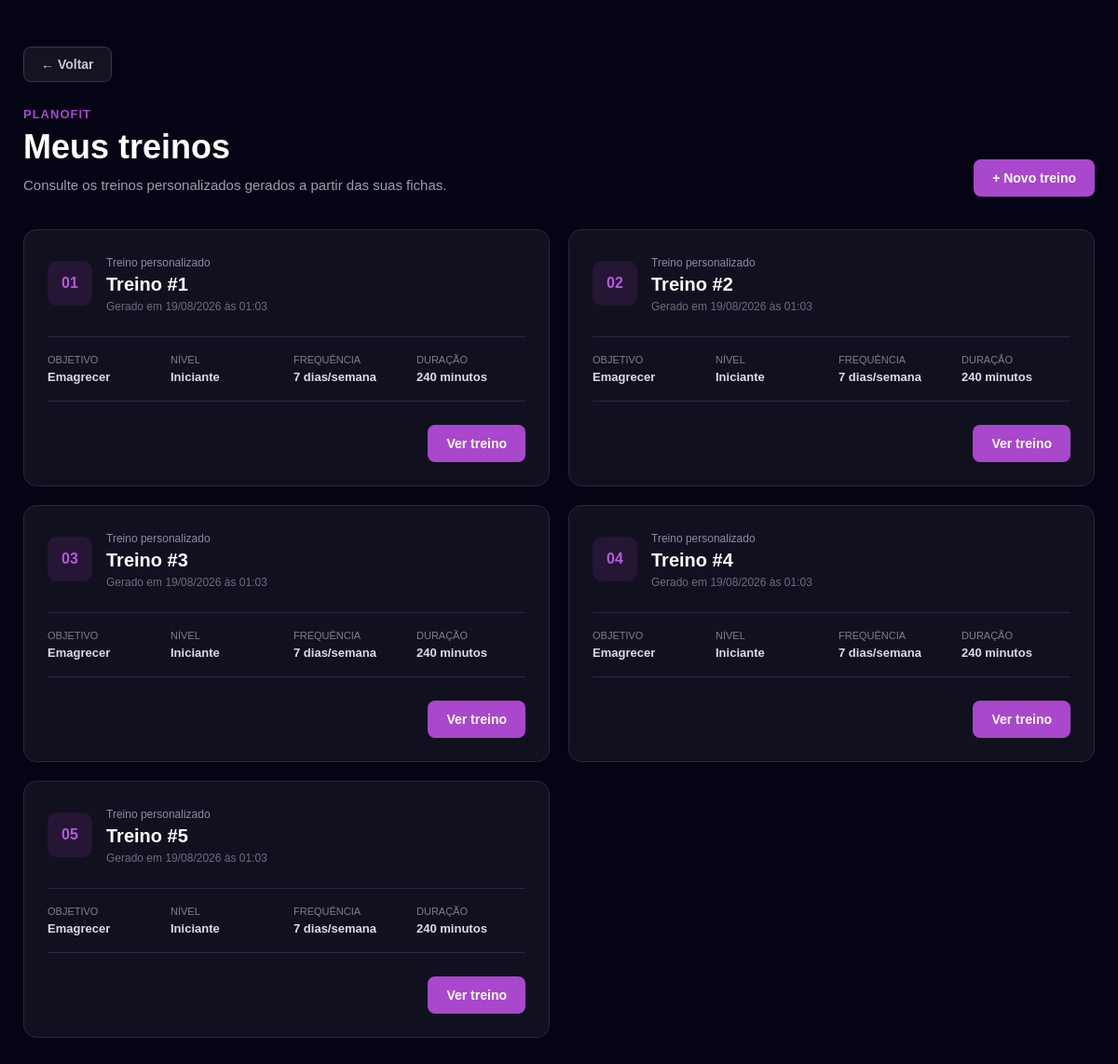
The app's page /treino/meus-treinos/ (signed in), older data.
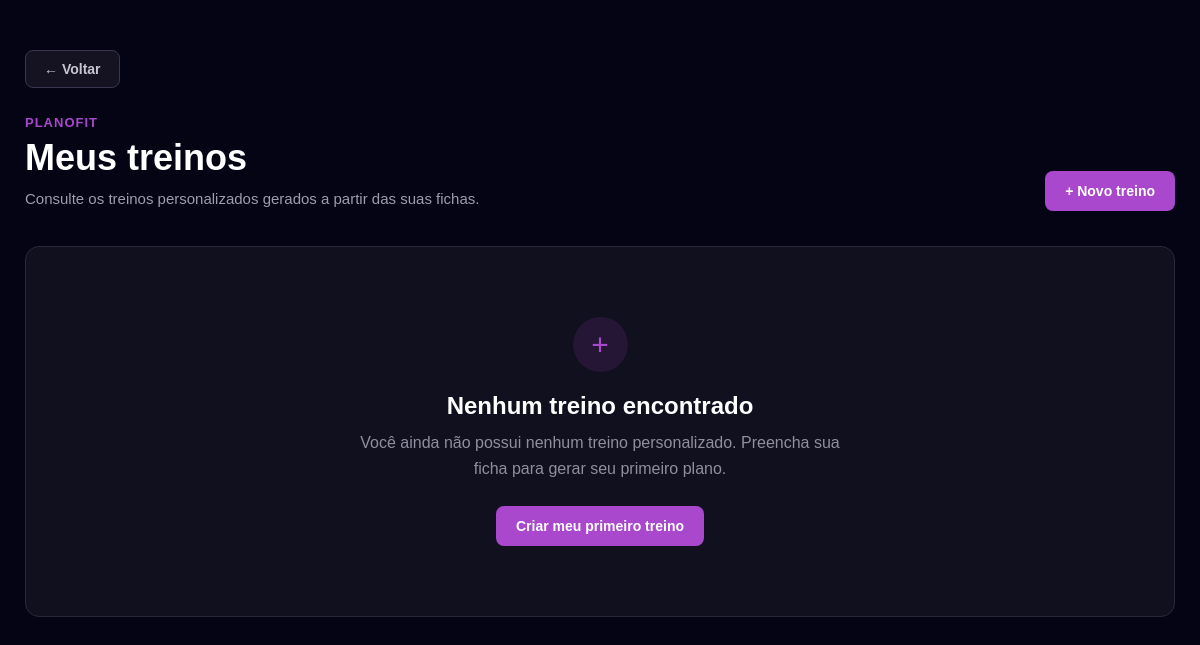
The same page, newer data.
### treino/models.py (models this page shows, shortened)
class TreinoPersonalizado(models.Model):
    perfil = models.ForeignKey(
        PerfilTreino,
        on_delete=models.CASCADE,
        related_name='treinos_gerados'
    )
    conteudo_texto = models.TextField(help_text='Resposta bruta da IA, em texto')
    conteudo_json = models.JSONField(null=True, blank=True, help_text='Resposta estruturada (dias/exercícios), se disponível')
    criado_em = models.DateTimeField(auto_now_add=True)
    class Meta:
        ordering = ['-criado_em']

class PerfilTreino(models.Model):
    GENERO_CHOICES = [
        ('M', 'Masculino'),
        ('F', 'Feminino'),
        ('O', 'Outro'),
    ]
    NIVEL_EXPERIENCIA_CHOICES = [
        ('iniciante', 'Iniciante'),
        ('intermediario', 'Intermediário'),
        ('avancado', 'Avançado'),
    ]
    OBJETIVO_CHOICES = [
        ('emagrecer', 'Emagrecer'),
        ('ganhar_massa', 'Ganhar massa muscular'),
        ('manter', 'Manter o condicionamento'),
        ('definicao', 'Definição muscular'),
    ]
    usuario = models.ForeignKey(
        settings.AUTH_USER_MODEL,
        on_delete=models.CASCADE,
        related_name='perfis_treino'
    )
    peso = models.DecimalField(max_digits=5, decimal_places=2, help_text='Peso em kg')
    altura = models.DecimalField(max_digits=4, decimal_places=2, help_text='Altura em metros. Ex: 1.75')
    idade = models.PositiveSmallIntegerField()
    genero = models.CharField(max_length=1, choices=GENERO_CHOICES)
    percentual_gordura = models.DecimalField(
        max_digits=4, decimal_places=1, null=True, blank=True,
        help_text='Percentual de gordura corporal, se souber'
    )
    nivel_experiencia = models.CharField(max_length=20, choices=NIVEL_EXPERIENCIA_CHOICES)
    objetivo = models.CharField(max_length=20, choices=OBJETIVO_CHOICES)
    problemas_saude = models.TextField(blank=True, help_text='Problemas de saúde relevantes')
    frequencia_semanal = models.PositiveSmallIntegerField(
        validators=[MinValueValidator(1), MaxValueValidator(7)],
        help_text='Quantos dias por semana pretende treinar'
    )
    tempo_por_sessao = models.PositiveSmallIntegerField(help_text='Tempo disponível por treino, em minutos')
    lesoes_dores = models.TextField(blank=True, help_text='Lesões ou dores atuais')
    criado_em = models.DateTimeField(auto_now_add=True)
    atualizado_em = models.DateTimeField(auto_now=True)
    class Meta:
        ordering = ['-criado_em']

### treino/views.py (the view)
# urls.py: path('meus-treinos/', views.meus_treinos, name='meus_treinos'),
@login_required
def meus_treinos(request):
    treinos = TreinoPersonalizado.objects.filter(
        perfil__usuario=request.user
    ).select_related('perfil')
    return render(
        request,
        'treino/meus_treinos.html',
        {
            'treinos': treinos
        }
    )

### templates/treino/meus_treinos.html (shortened to what this page needs)
{% extends 'base.html' %}
{% load static %}
{% block css %}
    <link rel="stylesheet" href="{% static 'css/treino.css' %}">
{% endblock %}
{% block content %}
<main class="pagina-treinos">
    <div class="treinos-container">
        <div class="area-voltar">
    <a
        href="{% url 'monitoramento:dashboard' %}"
        class="btn-voltar"
    >
        ← Voltar
    </a>
</div>
        <header class="pagina-header">
            <div>
                <span class="pagina-tag">
                    PlanoFit
                </span>
                <h1>Meus treinos</h1>
                <p>
                    Consulte os treinos personalizados gerados
                    a partir das suas fichas.
                </p>
            </div>
            <a
                href="{% url 'treino:criar_perfil' %}"
                class="btn-principal"
            >
                + Novo treino
            </a>
        </header>
        {% if treinos %}
            <div class="treinos-grid">
                {% for treino in treinos %}
                    <article class="treino-card">
                        <div class="treino-card-topo">
                            <div class="treino-icone">
                                {{ forloop.counter|stringformat:"02d" }}
                            </div>
                            <div class="treino-info">
                                <span class="treino-label">
                                    Treino personalizado
                                </span>
                                <h2>
                                    Treino #{{ forloop.counter }}
                                </h2>
                                <span class="treino-data">
                                    Gerado em
                                    {{ treino.criado_em|date:"d/m/Y" }}
                                    às
                                    {{ treino.criado_em|date:"H:i" }}
                                </span>
                            </div>
                        </div>
                        <div class="treino-detalhes">
                            <div class="detalhe">
                                <span>Objetivo</span>
                                <strong>
                                    {{ treino.perfil.get_objetivo_display }}
                                </strong>
                            </div>
                            <div class="detalhe">
                                <span>Nível</span>
                                <strong>
                                    {{ treino.perfil.get_nivel_experiencia_display }}
                                </strong>
                            </div>
                            <div class="detalhe">
                                <span>Frequência</span>
                                <strong>
                                    {{ treino.perfil.frequencia_semanal }}
                                    dias/semana
                                </strong>
                            </div>
                            <div class="detalhe">
                                <span>Duração</span>
                                <strong>
                                    {{ treino.perfil.tempo_por_sessao }}
                                    minutos
                                </strong>
                            </div>
                        </div>
                        <div class="treino-card-acoes">
                            <a
                                href="{% url 'treino:ver_treino' treino.id %}"
                                class="btn-ver-treino"
                            >
                                Ver treino
                            </a>
                        </div>
                    </article>
                {% endfor %}
            </div>
        {% else %}
            <section class="estado-vazio">
                <div class="estado-vazio-icone">
                    +
                </div>
                <h2>Nenhum treino encontrado</h2>
                <p>
                    Você ainda não possui nenhum treino personalizado.
                    Preencha sua ficha para gerar seu primeiro plano.
                </p>
                <a
                    href="{% url 'treino:criar_perfil' %}"
                    class="btn-principal"
                >
                    Criar meu primeiro treino
                </a>
            </section>
        {% endif %}
    </div>
</main>
{% endblock %}

### templates/base.html (shortened to what this page needs)
{% load static %}
<!DOCTYPE html>
<html lang="en">
<head>
{% load static %}
<head>
    <link rel="stylesheet" href="{% static 'css/static.css' %}">
    {% block css %}{% endblock %}
</head>
</head>
<body>
    {% block main %}
        {% block content %}
        {% endblock %}
    {% endblock %}
</body>
</html>

### templates/static/css/static.css (style rules this page uses)
* { box-sizing: border-box; }
html, body { margin: 0; min-height: 100vh; }
body { min-height: 100vh; display: flex; flex-direction: column; font-family: Arial, Helvetica, sans-serif; background-color: #f5f5f5; color: #222; }

### templates/static/css/treino.css (style rules this page uses)
.pagina-treinos { min-height: 100vh; padding: 50px 20px 80px; background-color: #050415; }
.treinos-container { width: 100%; max-width: 1150px; margin: 0 auto; }
.pagina-header { margin-bottom: 35px; display: flex; justify-content: space-between; align-items: flex-end; gap: 30px; }
.pagina-header h1 { margin: 5px 0 8px; color: #ffffff; font-size: 36px; line-height: 1.2; }
.pagina-header p { margin: 0; max-width: 600px; color: #9f9cab; font-size: 15px; line-height: 1.6; }
.pagina-tag { color: #a947cd; font-size: 13px; font-weight: 700; text-transform: uppercase; letter-spacing: 1px; }
.btn-principal, .btn-secundario, .btn-ver-treino { display: inline-flex; justify-content: center; align-items: center; padding: 12px 20px; border-radius: 8px; text-decoration: none; font-size: 14px; font-weight: 600; transition: 0.2s ease; }
.btn-principal, .btn-ver-treino { background-color: #a947cd; color: #ffffff; }
.estado-vazio { padding: 70px 30px; text-align: center; background-color: #11101f; border: 1px solid #29273b; border-radius: 14px; }
.estado-vazio-icone { width: 55px; height: 55px; margin: 0 auto 20px; display: flex; justify-content: center; align-items: center; border-radius: 50%; background-color: rgba(169, 71, 205, 0.12); color: #a947cd; font-size: 30px; }
.estado-vazio h2 { margin: 0 0 10px; color: #ffffff; }
.estado-vazio p { max-width: 500px; margin: 0 auto 25px; color: #918e9d; line-height: 1.6; }
.area-voltar { margin-bottom: 25px; }
.btn-voltar { display: inline-flex; align-items: center; justify-content: center; padding: 10px 18px; background-color: #151321; border: 1px solid #39364d; border-radius: 8px; color: #c8c5d0; font-size: 14px; font-weight: 600; text-decoration: none; transition: 0.2s ease; }

Row changes from the older to the newer data that the page shows:
removed TreinoPersonalizado: criado_em "19/08/2026", criado_em "01:03", perfil.objetivo "Emagrecer", perfil.nivel_experiencia "Iniciante", perfil.frequencia_semanal "7", perfil.tempo_por_sessao "240"
removed TreinoPersonalizado: criado_em "19/08/2026", criado_em "01:03", perfil.objetivo "Emagrecer", perfil.nivel_experiencia "Iniciante", perfil.frequencia_semanal "7", perfil.tempo_por_sessao "240"
removed TreinoPersonalizado: criado_em "19/08/2026", criado_em "01:03", perfil.objetivo "Emagrecer", perfil.nivel_experiencia "Iniciante", perfil.frequencia_semanal "7", perfil.tempo_por_sessao "240"
removed TreinoPersonalizado: criado_em "19/08/2026", criado_em "01:03", perfil.objetivo "Emagrecer", perfil.nivel_experiencia "Iniciante", perfil.frequencia_semanal "7", perfil.tempo_por_sessao "240"
removed TreinoPersonalizado: criado_em "19/08/2026", criado_em "01:03", perfil.objetivo "Emagrecer", perfil.nivel_experiencia "Iniciante", perfil.frequencia_semanal "7", perfil.tempo_por_sessao "240"
Text that changed along with them:
text now shown: "+ Nenhum treino encontrado Você ainda não possui nenhum treino personalizado. Preencha sua ficha para gerar seu primeiro plano. Criar meu primeiro treino"
